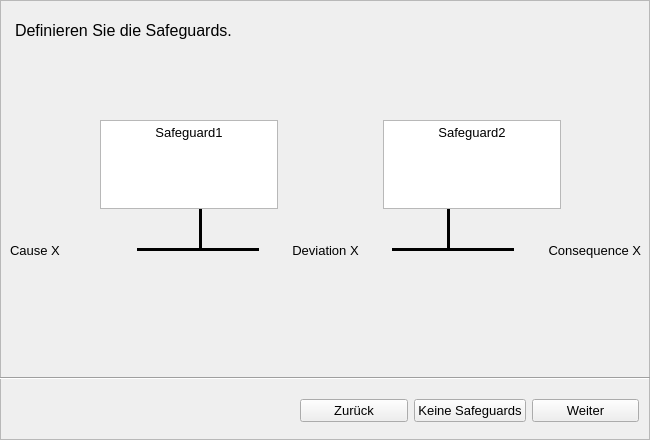
<?xml version="1.0" encoding="UTF-8"?>
<ui version="4.0">
 <class>wizard_4</class>
 <widget class="QWidget" name="wizard_4">
  <property name="geometry">
   <rect>
    <x>0</x>
    <y>0</y>
    <width>650</width>
    <height>440</height>
   </rect>
  </property>
  <property name="windowTitle">
   <string>Form</string>
  </property>
  <widget class="QFrame" name="frame_3">
   <property name="geometry">
    <rect>
     <x>0</x>
     <y>0</y>
     <width>650</width>
     <height>440</height>
    </rect>
   </property>
   <property name="font">
    <font>
     <pointsize>10</pointsize>
    </font>
   </property>
   <property name="frameShape">
    <enum>QFrame::StyledPanel</enum>
   </property>
   <property name="frameShadow">
    <enum>QFrame::Raised</enum>
   </property>
   <widget class="QWidget" name="horizontalLayoutWidget_2">
    <property name="geometry">
     <rect>
      <x>10</x>
      <y>210</y>
      <width>631</width>
      <height>80</height>
     </rect>
    </property>
    <layout class="QHBoxLayout" name="horizontalLayout">
     <item>
      <widget class="QLabel" name="label_7">
       <property name="sizePolicy">
        <sizepolicy hsizetype="Minimum" vsizetype="Preferred">
         <horstretch>0</horstretch>
         <verstretch>0</verstretch>
        </sizepolicy>
       </property>
       <property name="text">
        <string>Cause X</string>
       </property>
       <property name="alignment">
        <set>Qt::AlignLeading|Qt::AlignLeft|Qt::AlignVCenter</set>
       </property>
      </widget>
     </item>
     <item>
      <widget class="Line" name="line">
       <property name="frameShadow">
        <enum>QFrame::Plain</enum>
       </property>
       <property name="lineWidth">
        <number>3</number>
       </property>
       <property name="orientation">
        <enum>Qt::Horizontal</enum>
       </property>
      </widget>
     </item>
     <item>
      <widget class="QLabel" name="label_6">
       <property name="text">
        <string>Deviation X</string>
       </property>
       <property name="alignment">
        <set>Qt::AlignCenter</set>
       </property>
      </widget>
     </item>
     <item>
      <widget class="Line" name="line_2">
       <property name="frameShadow">
        <enum>QFrame::Plain</enum>
       </property>
       <property name="lineWidth">
        <number>3</number>
       </property>
       <property name="orientation">
        <enum>Qt::Horizontal</enum>
       </property>
      </widget>
     </item>
     <item>
      <widget class="QLabel" name="label_8">
       <property name="sizePolicy">
        <sizepolicy hsizetype="Minimum" vsizetype="Preferred">
         <horstretch>0</horstretch>
         <verstretch>0</verstretch>
        </sizepolicy>
       </property>
       <property name="font">
        <font>
         <pointsize>10</pointsize>
         <weight>50</weight>
         <italic>false</italic>
         <bold>false</bold>
         <underline>false</underline>
         <strikeout>false</strikeout>
         <kerning>true</kerning>
        </font>
       </property>
       <property name="text">
        <string>Consequence X</string>
       </property>
       <property name="alignment">
        <set>Qt::AlignRight|Qt::AlignTrailing|Qt::AlignVCenter</set>
       </property>
      </widget>
     </item>
    </layout>
   </widget>
   <widget class="QWidget" name="horizontalLayoutWidget_3">
    <property name="geometry">
     <rect>
      <x>100</x>
      <y>120</y>
      <width>461</width>
      <height>89</height>
     </rect>
    </property>
    <layout class="QHBoxLayout" name="horizontalLayout_3">
     <item>
      <widget class="QTextEdit" name="sg1textEdit">
       <property name="html">
        <string>&lt;!DOCTYPE HTML PUBLIC &quot;-//W3C//DTD HTML 4.0//EN&quot; &quot;http://www.w3.org/TR/REC-html40/strict.dtd&quot;&gt;
&lt;html&gt;&lt;head&gt;&lt;meta name=&quot;qrichtext&quot; content=&quot;1&quot; /&gt;&lt;style type=&quot;text/css&quot;&gt;
p, li { white-space: pre-wrap; }
&lt;/style&gt;&lt;/head&gt;&lt;body style=&quot; font-family:'MS Shell Dlg 2'; font-size:10pt; font-weight:400; font-style:normal;&quot;&gt;
&lt;p align=&quot;center&quot; style=&quot; margin-top:0px; margin-bottom:0px; margin-left:0px; margin-right:0px; -qt-block-indent:0; text-indent:0px;&quot;&gt;&lt;span style=&quot; font-family:'MS Shell Dlg 2';&quot;&gt;Safeguard1&lt;/span&gt;&lt;/p&gt;&lt;/body&gt;&lt;/html&gt;</string>
       </property>
      </widget>
     </item>
     <item>
      <spacer name="horizontalSpacer">
       <property name="orientation">
        <enum>Qt::Horizontal</enum>
       </property>
       <property name="sizeHint" stdset="0">
        <size>
         <width>178</width>
         <height>71</height>
        </size>
       </property>
      </spacer>
     </item>
     <item>
      <widget class="QTextEdit" name="sg2textEdit">
       <property name="html">
        <string>&lt;!DOCTYPE HTML PUBLIC &quot;-//W3C//DTD HTML 4.0//EN&quot; &quot;http://www.w3.org/TR/REC-html40/strict.dtd&quot;&gt;
&lt;html&gt;&lt;head&gt;&lt;meta name=&quot;qrichtext&quot; content=&quot;1&quot; /&gt;&lt;style type=&quot;text/css&quot;&gt;
p, li { white-space: pre-wrap; }
&lt;/style&gt;&lt;/head&gt;&lt;body style=&quot; font-family:'MS Shell Dlg 2'; font-size:10pt; font-weight:400; font-style:normal;&quot;&gt;
&lt;p align=&quot;center&quot; style=&quot; margin-top:0px; margin-bottom:0px; margin-left:0px; margin-right:0px; -qt-block-indent:0; text-indent:0px;&quot;&gt;&lt;span style=&quot; font-family:'MS Shell Dlg 2';&quot;&gt;Safeguard2&lt;/span&gt;&lt;/p&gt;&lt;/body&gt;&lt;/html&gt;</string>
       </property>
      </widget>
     </item>
    </layout>
   </widget>
   <widget class="Line" name="line_3">
    <property name="geometry">
     <rect>
      <x>190</x>
      <y>190</y>
      <width>20</width>
      <height>61</height>
     </rect>
    </property>
    <property name="font">
     <font>
      <weight>75</weight>
      <bold>true</bold>
     </font>
    </property>
    <property name="frameShadow">
     <enum>QFrame::Plain</enum>
    </property>
    <property name="lineWidth">
     <number>3</number>
    </property>
    <property name="orientation">
     <enum>Qt::Vertical</enum>
    </property>
   </widget>
   <widget class="Line" name="line_4">
    <property name="geometry">
     <rect>
      <x>440</x>
      <y>180</y>
      <width>16</width>
      <height>71</height>
     </rect>
    </property>
    <property name="font">
     <font>
      <weight>75</weight>
      <bold>true</bold>
     </font>
    </property>
    <property name="frameShadow">
     <enum>QFrame::Plain</enum>
    </property>
    <property name="lineWidth">
     <number>3</number>
    </property>
    <property name="orientation">
     <enum>Qt::Vertical</enum>
    </property>
   </widget>
   <widget class="Line" name="line_5">
    <property name="geometry">
     <rect>
      <x>0</x>
      <y>370</y>
      <width>650</width>
      <height>16</height>
     </rect>
    </property>
    <property name="orientation">
     <enum>Qt::Horizontal</enum>
    </property>
   </widget>
   <widget class="QWidget" name="horizontalLayoutWidget">
    <property name="geometry">
     <rect>
      <x>300</x>
      <y>380</y>
      <width>339</width>
      <height>61</height>
     </rect>
    </property>
    <layout class="QHBoxLayout" name="horizontalLayout_2">
     <item>
      <widget class="QPushButton" name="zuruckButton">
       <property name="enabled">
        <bool>true</bool>
       </property>
       <property name="text">
        <string>Zurück</string>
       </property>
       <property name="checkable">
        <bool>false</bool>
       </property>
      </widget>
     </item>
     <item>
      <widget class="QPushButton" name="keineSafeguardsButton">
       <property name="text">
        <string>Keine Safeguards</string>
       </property>
      </widget>
     </item>
     <item>
      <widget class="QPushButton" name="weiterButton">
       <property name="text">
        <string>Weiter</string>
       </property>
      </widget>
     </item>
    </layout>
   </widget>
   <widget class="QLabel" name="labelUberschrift">
    <property name="geometry">
     <rect>
      <x>15</x>
      <y>15</y>
      <width>630</width>
      <height>31</height>
     </rect>
    </property>
    <property name="font">
     <font>
      <pointsize>12</pointsize>
     </font>
    </property>
    <property name="text">
     <string>Definieren Sie die Safeguards.</string>
    </property>
   </widget>
   <zorder>line_3</zorder>
   <zorder>line_4</zorder>
   <zorder>horizontalLayoutWidget_2</zorder>
   <zorder>horizontalLayoutWidget_3</zorder>
   <zorder>line_5</zorder>
   <zorder>horizontalLayoutWidget</zorder>
   <zorder>labelUberschrift</zorder>
  </widget>
 </widget>
 <resources/>
 <connections/>
</ui>
